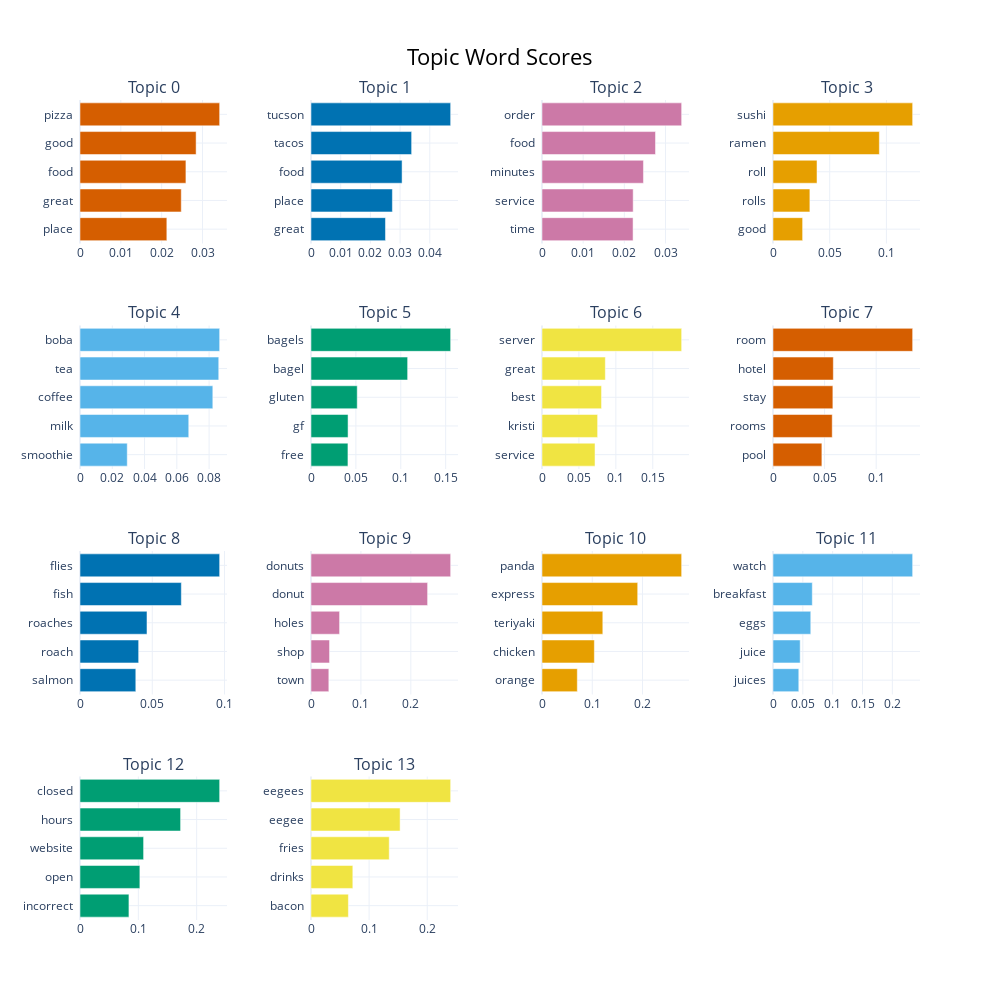
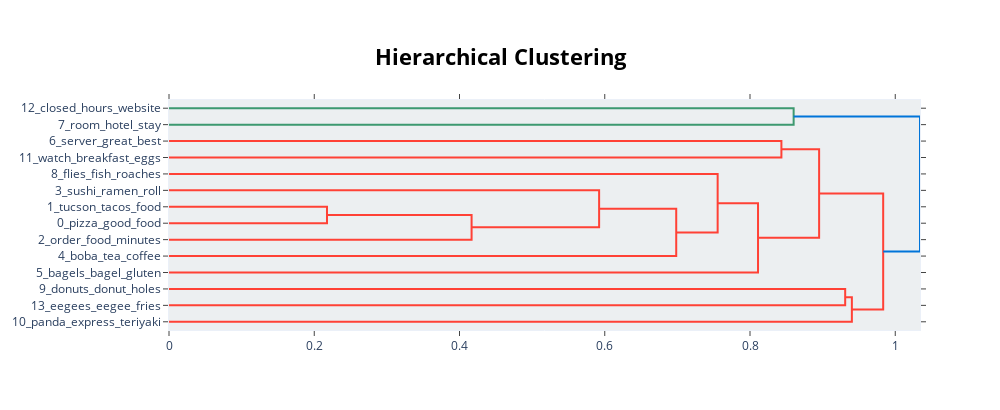

The code cell stored with these charts, in order, in its notebook:
### Code cell
#Code Cell 6  - Reduce the number of topics to 15, visualize the most relevant words for each topic and the topic hierarchy
# Reduce the number of topics to 15
topic_model.reduce_topics(documents_sample, nr_topics=15)

# Visualize the most relevant words for each topic
fig = topic_model.visualize_barchart(top_n_topics=15)
fig.show()

# Visualize the topic hierarchy with reduced topics
fig = topic_model.visualize_hierarchy(top_n_topics=15)
fig.show()

### Figure 1 — Plotly figure (JSON) as saved in the notebook; plotly's stock layout.template omitted (floating-point values rounded to 4 significant figures)
{"data": [{"marker": {"color": "#D55E00"}, "orientation": "h", "type": "bar", "x": [0.02127, 0.0248, 0.02594, 0.02843, 0.0342], "xaxis": "x", "y": ["place  ", "great  ", "food  ", "good  ", "pizza  "], "yaxis": "y"}, {"marker": {"color": "#0072B2"}, "orientation": "h", "type": "bar", "x": [0.02508, 0.02741, 0.03068, 0.0339, 0.04704], "xaxis": "x2", "y": ["great  ", "place  ", "food  ", "tacos  ", "tucson  "], "yaxis": "y2"}, {"marker": {"color": "#CC79A7"}, "orientation": "h", "type": "bar", "x": [0.02212, 0.02214, 0.02464, 0.02757, 0.03392], "xaxis": "x3", "y": ["time  ", "service  ", "minutes  ", "food  ", "order  "], "yaxis": "y3"}, {"marker": {"color": "#E69F00"}, "orientation": "h", "type": "bar", "x": [0.02613, 0.03252, 0.03882, 0.0938, 0.1232], "xaxis": "x4", "y": ["good  ", "rolls  ", "roll  ", "ramen  ", "sushi  "], "yaxis": "y4"}, {"marker": {"color": "#56B4E9"}, "orientation": "h", "type": "bar", "x": [0.02928, 0.06739, 0.0823, 0.08597, 0.08654], "xaxis": "x5", "y": ["smoothie  ", "milk  ", "coffee  ", "tea  ", "boba  "], "yaxis": "y5"}, {"marker": {"color": "#009E73"}, "orientation": "h", "type": "bar", "x": [0.04114, 0.04128, 0.05149, 0.1076, 0.1555], "xaxis": "x6", "y": ["free  ", "gf  ", "gluten  ", "bagel  ", "bagels  "], "yaxis": "y6"}, {"marker": {"color": "#F0E442"}, "orientation": "h", "type": "bar", "x": [0.0718, 0.07531, 0.08061, 0.08575, 0.1891], "xaxis": "x7", "y": ["service  ", "kristi  ", "best  ", "great  ", "server  "], "yaxis": "y7"}, {"marker": {"color": "#D55E00"}, "orientation": "h", "type": "bar", "x": [0.04738, 0.0574, 0.05802, 0.05846, 0.1353], "xaxis": "x8", "y": ["pool  ", "rooms  ", "stay  ", "hotel  ", "room  "], "yaxis": "y8"}, {"marker": {"color": "#0072B2"}, "orientation": "h", "type": "bar", "x": [0.03862, 0.04059, 0.04636, 0.07013, 0.09664], "xaxis": "x9", "y": ["salmon  ", "roach  ", "roaches  ", "fish  ", "flies  "], "yaxis": "y9"}, {"marker": {"color": "#CC79A7"}, "orientation": "h", "type": "bar", "x": [0.03571, 0.03713, 0.05723, 0.2336, 0.2797], "xaxis": "x10", "y": ["town  ", "shop  ", "holes  ", "donut  ", "donuts  "], "yaxis": "y10"}, {"marker": {"color": "#E69F00"}, "orientation": "h", "type": "bar", "x": [0.07024, 0.1042, 0.121, 0.1905, 0.2779], "xaxis": "x11", "y": ["orange  ", "chicken  ", "teriyaki  ", "express  ", "panda  "], "yaxis": "y11"}, {"marker": {"color": "#56B4E9"}, "orientation": "h", "type": "bar", "x": [0.04323, 0.04556, 0.06331, 0.06584, 0.2341], "xaxis": "x12", "y": ["juices  ", "juice  ", "eggs  ", "breakfast  ", "watch  "], "yaxis": "y12"}, {"marker": {"color": "#009E73"}, "orientation": "h", "type": "bar", "x": [0.08388, 0.1026, 0.109, 0.1724, 0.2394], "xaxis": "x13", "y": ["incorrect  ", "open  ", "website  ", "hours  ", "closed  "], "yaxis": "y13"}, {"marker": {"color": "#F0E442"}, "orientation": "h", "type": "bar", "x": [0.06431, 0.07195, 0.1346, 0.1533, 0.2403], "xaxis": "x14", "y": ["bacon  ", "drinks  ", "fries  ", "eegee  ", "eegees  "], "yaxis": "y14"}], "layout": {"annotations": [{"font": {"size": 16}, "showarrow": false, "text": "Topic 0", "x": 0.0875, "xanchor": "center", "xref": "paper", "y": 1, "yanchor": "bottom", "yref": "paper"}, {"font": {"size": 16}, "showarrow": false, "text": "Topic 1", "x": 0.3625, "xanchor": "center", "xref": "paper", "y": 1, "yanchor": "bottom", "yref": "paper"}, {"font": {"size": 16}, "showarrow": false, "text": "Topic 2", "x": 0.6375, "xanchor": "center", "xref": "paper", "y": 1, "yanchor": "bottom", "yref": "paper"}, {"font": {"size": 16}, "showarrow": false, "text": "Topic 3", "x": 0.9125, "xanchor": "center", "xref": "paper", "y": 1, "yanchor": "bottom", "yref": "paper"}, {"font": {"size": 16}, "showarrow": false, "text": "Topic 4", "x": 0.0875, "xanchor": "center", "xref": "paper", "y": 0.725, "yanchor": "bottom", "yref": "paper"}, {"font": {"size": 16}, "showarrow": false, "text": "Topic 5", "x": 0.3625, "xanchor": "center", "xref": "paper", "y": 0.725, "yanchor": "bottom", "yref": "paper"}, {"font": {"size": 16}, "showarrow": false, "text": "Topic 6", "x": 0.6375, "xanchor": "center", "xref": "paper", "y": 0.725, "yanchor": "bottom", "yref": "paper"}, {"font": {"size": 16}, "showarrow": false, "text": "Topic 7", "x": 0.9125, "xanchor": "center", "xref": "paper", "y": 0.725, "yanchor": "bottom", "yref": "paper"}, {"font": {"size": 16}, "showarrow": false, "text": "Topic 8", "x": 0.0875, "xanchor": "center", "xref": "paper", "y": 0.45, "yanchor": "bottom", "yref": "paper"}, {"font": {"size": 16}, "showarrow": false, "text": "Topic 9", "x": 0.3625, "xanchor": "center", "xref": "paper", "y": 0.45, "yanchor": "bottom", "yref": "paper"}, {"font": {"size": 16}, "showarrow": false, "text": "Topic 10", "x": 0.6375, "xanchor": "center", "xref": "paper", "y": 0.45, "yanchor": "bottom", "yref": "paper"}, {"font": {"size": 16}, "showarrow": false, "text": "Topic 11", "x": 0.9125, "xanchor": "center", "xref": "paper", "y": 0.45, "yanchor": "bottom", "yref": "paper"}, {"font": {"size": 16}, "showarrow": false, "text": "Topic 12", "x": 0.0875, "xanchor": "center", "xref": "paper", "y": 0.175, "yanchor": "bottom", "yref": "paper"}, {"font": {"size": 16}, "showarrow": false, "text": "Topic 13", "x": 0.3625, "xanchor": "center", "xref": "paper", "y": 0.175, "yanchor": "bottom", "yref": "paper"}], "height": 1000, "hoverlabel": {"bgcolor": "white", "font": {"family": "Rockwell", "size": 16}}, "showlegend": false, "title": {"font": {"color": "Black", "size": 22}, "text": "Topic Word Scores", "x": 0.5, "xanchor": "center", "yanchor": "top"}, "width": 1000, "xaxis": {"anchor": "y", "autorange": true, "domain": [0, 0.175], "range": [0, 0.036], "showgrid": true, "type": "linear"}, "xaxis10": {"anchor": "y10", "autorange": true, "domain": [0.275, 0.45], "range": [0, 0.2945], "showgrid": true, "type": "linear"}, "xaxis11": {"anchor": "y11", "autorange": true, "domain": [0.55, 0.725], "range": [0, 0.2926], "showgrid": true, "type": "linear"}, "xaxis12": {"anchor": "y12", "autorange": true, "domain": [0.825, 1], "range": [0, 0.2464], "showgrid": true, "type": "linear"}, "xaxis13": {"anchor": "y13", "autorange": true, "domain": [0, 0.175], "range": [0, 0.252], "showgrid": true, "type": "linear"}, "xaxis14": {"anchor": "y14", "autorange": true, "domain": [0.275, 0.45], "range": [0, 0.2529], "showgrid": true, "type": "linear"}, "xaxis15": {"anchor": "y15", "domain": [0.55, 0.725], "showgrid": true}, "xaxis16": {"anchor": "y16", "domain": [0.825, 1], "showgrid": true}, "xaxis2": {"anchor": "y2", "autorange": true, "domain": [0.275, 0.45], "range": [0, 0.04951], "showgrid": true, "type": "linear"}, "xaxis3": {"anchor": "y3", "autorange": true, "domain": [0.55, 0.725], "range": [0, 0.0357], "showgrid": true, "type": "linear"}, "xaxis4": {"anchor": "y4", "autorange": true, "domain": [0.825, 1], "range": [0, 0.1296], "showgrid": true, "type": "linear"}, "xaxis5": {"anchor": "y5", "autorange": true, "domain": [0, 0.175], "range": [0, 0.09109], "showgrid": true, "type": "linear"}, "xaxis6": {"anchor": "y6", "autorange": true, "domain": [0.275, 0.45], "range": [0, 0.1637], "showgrid": true, "type": "linear"}, "xaxis7": {"anchor": "y7", "autorange": true, "domain": [0.55, 0.725], "range": [0, 0.199], "showgrid": true, "type": "linear"}, "xaxis8": {"anchor": "y8", "autorange": true, "domain": [0.825, 1], "range": [0, 0.1425], "showgrid": true, "type": "linear"}, "xaxis9": {"anchor": "y9", "autorange": true, "domain": [0, 0.175], "range": [0, 0.1017], "showgrid": true, "type": "linear"}, "yaxis": {"anchor": "x", "autorange": true, "domain": [0.825, 1], "range": [-0.5, 4.5], "showgrid": true, "type": "category"}, "yaxis10": {"anchor": "x10", "autorange": true, "domain": [0.275, 0.45], "range": [-0.5, 4.5], "showgrid": true, "type": "category"}, "yaxis11": {"anchor": "x11", "autorange": true, "domain": [0.275, 0.45], "range": [-0.5, 4.5], "showgrid": true, "type": "category"}, "yaxis12": {"anchor": "x12", "autorange": true, "domain": [0.275, 0.45], "range": [-0.5, 4.5], "showgrid": true, "type": "category"}, "yaxis13": {"anchor": "x13", "autorange": true, "domain": [0, 0.175], "range": [-0.5, 4.5], "showgrid": true, "type": "category"}, "yaxis14": {"anchor": "x14", "autorange": true, "domain": [0, 0.175], "range": [-0.5, 4.5], "showgrid": true, "type": "category"}, "yaxis15": {"anchor": "x15", "domain": [0, 0.175], "showgrid": true}, "yaxis16": {"anchor": "x16", "domain": [0, 0.175], "showgrid": true}, "yaxis2": {"anchor": "x2", "autorange": true, "domain": [0.825, 1], "range": [-0.5, 4.5], "showgrid": true, "type": "category"}, "yaxis3": {"anchor": "x3", "autorange": true, "domain": [0.825, 1], "range": [-0.5, 4.5], "showgrid": true, "type": "category"}, "yaxis4": {"anchor": "x4", "autorange": true, "domain": [0.825, 1], "range": [-0.5, 4.5], "showgrid": true, "type": "category"}, "yaxis5": {"anchor": "x5", "autorange": true, "domain": [0.55, 0.725], "range": [-0.5, 4.5], "showgrid": true, "type": "category"}, "yaxis6": {"anchor": "x6", "autorange": true, "domain": [0.55, 0.725], "range": [-0.5, 4.5], "showgrid": true, "type": "category"}, "yaxis7": {"anchor": "x7", "autorange": true, "domain": [0.55, 0.725], "range": [-0.5, 4.5], "showgrid": true, "type": "category"}, "yaxis8": {"anchor": "x8", "autorange": true, "domain": [0.55, 0.725], "range": [-0.5, 4.5], "showgrid": true, "type": "category"}, "yaxis9": {"anchor": "x9", "autorange": true, "domain": [0.275, 0.45], "range": [-0.5, 4.5], "showgrid": true, "type": "category"}}}

### Figure 2 — Plotly figure (JSON) as saved in the notebook; plotly's stock layout.template omitted (floating-point values rounded to 4 significant figures)
{"data": [{"hoverinfo": "text", "marker": {"color": "rgb(61,153,112)"}, "mode": "lines", "type": "scatter", "x": [0, 0.8601, 0.8601, 0], "xaxis": "x", "y": [-5, -5, -15, -15], "yaxis": "y"}, {"hoverinfo": "text", "marker": {"color": "rgb(255,65,54)"}, "mode": "lines", "type": "scatter", "x": [0, 0.8432, 0.8432, 0], "xaxis": "x", "y": [-25, -25, -35, -35], "yaxis": "y"}, {"hoverinfo": "text", "marker": {"color": "rgb(255,65,54)"}, "mode": "lines", "type": "scatter", "x": [0, 0.2175, 0.2175, 0], "xaxis": "x", "y": [-65, -65, -75, -75], "yaxis": "y"}, {"hoverinfo": "text", "marker": {"color": "rgb(255,65,54)"}, "mode": "lines", "type": "scatter", "x": [0.2175, 0.4166, 0.4166, 0], "xaxis": "x", "y": [-70, -70, -85, -85], "yaxis": "y"}, {"hoverinfo": "text", "marker": {"color": "rgb(255,65,54)"}, "mode": "lines", "type": "scatter", "x": [0, 0.5922, 0.5922, 0.4166], "xaxis": "x", "y": [-55, -55, -77.5, -77.5], "yaxis": "y"}, {"hoverinfo": "text", "marker": {"color": "rgb(255,65,54)"}, "mode": "lines", "type": "scatter", "x": [0.5922, 0.6984, 0.6984, 0], "xaxis": "x", "y": [-66.25, -66.25, -95, -95], "yaxis": "y"}, {"hoverinfo": "text", "marker": {"color": "rgb(255,65,54)"}, "mode": "lines", "type": "scatter", "x": [0, 0.7554, 0.7554, 0.6984], "xaxis": "x", "y": [-45, -45, -80.62, -80.62], "yaxis": "y"}, {"hoverinfo": "text", "marker": {"color": "rgb(255,65,54)"}, "mode": "lines", "type": "scatter", "x": [0.7554, 0.811, 0.811, 0], "xaxis": "x", "y": [-62.81, -62.81, -105, -105], "yaxis": "y"}, {"hoverinfo": "text", "marker": {"color": "rgb(255,65,54)"}, "mode": "lines", "type": "scatter", "x": [0.8432, 0.8952, 0.8952, 0.811], "xaxis": "x", "y": [-30, -30, -83.91, -83.91], "yaxis": "y"}, {"hoverinfo": "text", "marker": {"color": "rgb(255,65,54)"}, "mode": "lines", "type": "scatter", "x": [0, 0.931, 0.931, 0], "xaxis": "x", "y": [-115, -115, -125, -125], "yaxis": "y"}, {"hoverinfo": "text", "marker": {"color": "rgb(255,65,54)"}, "mode": "lines", "type": "scatter", "x": [0.931, 0.9403, 0.9403, 0], "xaxis": "x", "y": [-120, -120, -135, -135], "yaxis": "y"}, {"hoverinfo": "text", "marker": {"color": "rgb(255,65,54)"}, "mode": "lines", "type": "scatter", "x": [0.8952, 0.9834, 0.9834, 0.9403], "xaxis": "x", "y": [-56.95, -56.95, -127.5, -127.5], "yaxis": "y"}, {"hoverinfo": "text", "marker": {"color": "rgb(0,116,217)"}, "mode": "lines", "type": "scatter", "x": [0.8601, 1.034, 1.034, 0.9834], "xaxis": "x", "y": [-10, -10, -92.23, -92.23], "yaxis": "y"}], "layout": {"autosize": false, "height": 410, "hoverlabel": {"bgcolor": "white", "font": {"family": "Rockwell", "size": 16}}, "hovermode": "closest", "plot_bgcolor": "#ECEFF1", "showlegend": false, "title": {"font": {"color": "Black", "size": 22}, "text": "<b>Hierarchical Clustering</b>", "x": 0.5, "xanchor": "center", "yanchor": "top"}, "width": 1000, "xaxis": {"autorange": true, "mirror": "allticks", "range": [0, 1.034], "rangemode": "tozero", "showgrid": false, "showline": true, "showticklabels": true, "ticks": "outside", "type": "linear", "zeroline": false}, "yaxis": {"mirror": "allticks", "range": [-140, 0], "rangemode": "tozero", "showgrid": false, "showline": true, "showticklabels": true, "tickmode": "array", "ticks": "outside", "ticktext": ["12_closed_hours_website", "7_room_hotel_stay", "6_server_great_best", "11_watch_breakfast_eggs", "8_flies_fish_roaches", "3_sushi_ramen_roll", "1_tucson_tacos_food", "0_pizza_good_food", "2_order_food_minutes", "4_boba_tea_coffee", "5_bagels_bagel_gluten", "9_donuts_donut_holes", "13_eegees_eegee_fries", "10_panda_express_teriyaki"], "tickvals": [-5, -15, -25, -35, -45, -55, -65, -75, -85, -95, -105, -115, -125, -135], "type": "linear", "zeroline": false}}}
